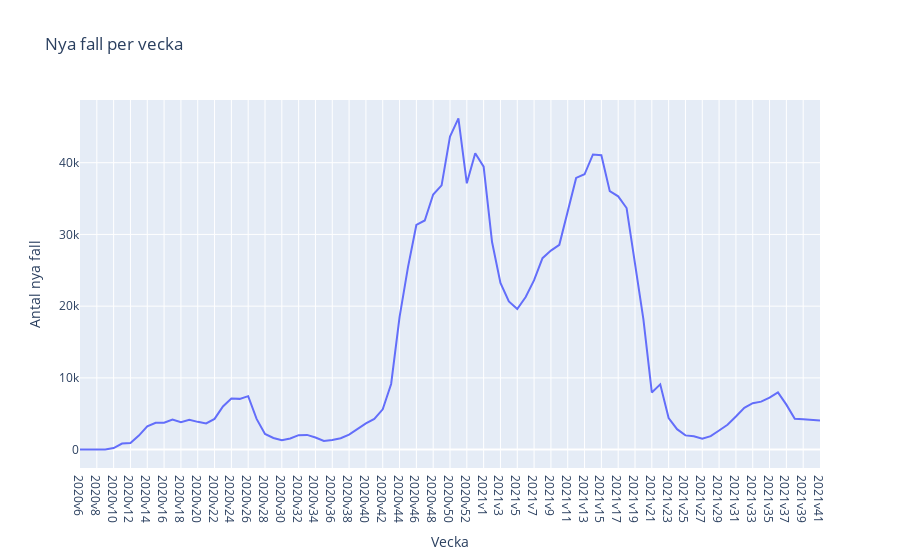

Notebook source saved alongside this figure:
### Code cell
# new cases per week
px_line(covid19, "Vecka", "Antal_fall_vecka", "Nya fall per vecka", {"Antal_fall_vecka" : "Antal nya fall"}, "Visualiseringar/Antal_nya_fall_per_vecka.html")

### Figure 1 — Plotly figure (JSON) as saved in the notebook; plotly's stock layout.template omitted (floating-point values rounded to 4 significant figures)
{"data": [{"hovertemplate": "Vecka=%{x}<br>Antal nya fall=%{y}<extra></extra>", "legendgroup": "", "line": {"color": "#636efa", "dash": "solid"}, "marker": {"symbol": "circle"}, "mode": "lines", "name": "", "orientation": "v", "showlegend": false, "type": "scatter", "x": ["2020v6", "2020v7", "2020v8", "2020v9", "2020v10", "2020v11", "2020v12", "2020v13", "2020v14", "2020v15", "2020v16", "2020v17", "2020v18", "2020v19", "2020v20", "2020v21", "2020v22", "2020v23", "2020v24", "2020v25", "2020v26", "2020v27", "2020v28", "2020v29", "2020v30", "2020v31", "2020v32", "2020v33", "2020v34", "2020v35", "2020v36", "2020v37", "2020v38", "2020v39", "2020v40", "2020v41", "2020v42", "2020v43", "2020v44", "2020v45", "2020v46", "2020v47", "2020v48", "2020v49", "2020v50", "2020v51", "2020v52", "2020v53", "2021v1", "2021v2", "2021v3", "2021v4", "2021v5", "2021v6", "2021v7", "2021v8", "2021v9", "2021v10", "2021v11", "2021v12", "2021v13", "2021v14", "2021v15", "2021v16", "2021v17", "2021v18", "2021v19", "2021v20", "2021v21", "2021v22", "2021v23", "2021v24", "2021v25", "2021v26", "2021v27", "2021v28", "2021v29", "2021v30", "2021v31", "2021v32", "2021v33", "2021v34", "2021v35", "2021v36", "2021v37", "2021v38", "2021v39", "2021v40", "2021v41"], "xaxis": "x", "y": [1, 0, 0, 13, 211, 838, 924, 1957, 3229, 3740, 3752, 4203, 3832, 4153, 3869, 3659, 4280, 6021, 7123, 7073, 7455, 4279, 2179, 1622, 1316, 1556, 2014, 2052, 1687, 1200, 1332, 1592, 2080, 2919, 3642, 4278, 5620, 9155, 18474, 25405, 31319, 31944, 35560, 36837, 43631, 46177, 37134, 41323, 39455, 28942, 23230, 20660, 19605, 21283, 23615, 26690, 27748, 28555, 33033, 37881, 38386, 41147, 41038, 36032, 35306, 33680, 25916, 18169, 7974, 9094, 4394, 2848, 1982, 1869, 1514, 1881, 2662, 3459, 4608, 5820, 6466, 6688, 7236, 7972, 6266, 4298, 4241, 4141, 4062], "yaxis": "y"}], "layout": {"legend": {"tracegroupgap": 0}, "title": {"text": "Nya fall per vecka"}, "xaxis": {"anchor": "y", "domain": [0, 1], "title": {"text": "Vecka"}}, "yaxis": {"anchor": "x", "domain": [0, 1], "title": {"text": "Antal nya fall"}}}}
